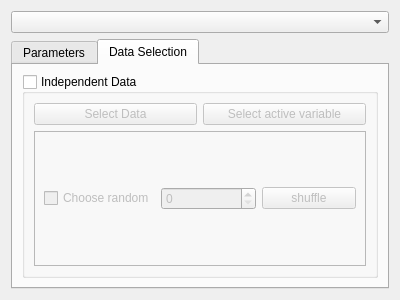
<?xml version="1.0" encoding="UTF-8"?>
<ui version="4.0">
 <class>Form</class>
 <widget class="QWidget" name="Form">
  <property name="geometry">
   <rect>
    <x>0</x>
    <y>0</y>
    <width>400</width>
    <height>300</height>
   </rect>
  </property>
  <property name="windowTitle">
   <string>Form</string>
  </property>
  <layout class="QVBoxLayout" name="verticalLayout_2">
   <item>
    <widget class="QComboBox" name="comboBox_type"/>
   </item>
   <item>
    <widget class="QTabWidget" name="tabWidget">
     <property name="currentIndex">
      <number>1</number>
     </property>
     <widget class="QWidget" name="tab_parameter">
      <attribute name="title">
       <string>Parameters</string>
      </attribute>
      <layout class="QVBoxLayout" name="verticalLayout">
       <item>
        <layout class="QVBoxLayout" name="vlayout_parameters"/>
       </item>
      </layout>
     </widget>
     <widget class="QWidget" name="tab_data">
      <attribute name="title">
       <string>Data Selection</string>
      </attribute>
      <layout class="QGridLayout" name="gridLayout">
       <item row="0" column="0">
        <widget class="QGroupBox" name="groupBox_dataSelection">
         <property name="title">
          <string>Independent Data</string>
         </property>
         <property name="flat">
          <bool>false</bool>
         </property>
         <property name="checkable">
          <bool>true</bool>
         </property>
         <property name="checked">
          <bool>false</bool>
         </property>
         <layout class="QGridLayout" name="gridLayout_2">
          <item row="0" column="0">
           <widget class="QPushButton" name="button_select">
            <property name="text">
             <string>Select Data</string>
            </property>
           </widget>
          </item>
          <item row="0" column="1">
           <widget class="QPushButton" name="button_selectActiveVar">
            <property name="text">
             <string>Select active variable</string>
            </property>
           </widget>
          </item>
          <item row="1" column="0" colspan="2">
           <widget class="QFrame" name="frame">
            <property name="frameShape">
             <enum>QFrame::StyledPanel</enum>
            </property>
            <property name="frameShadow">
             <enum>QFrame::Raised</enum>
            </property>
            <layout class="QHBoxLayout" name="horizontalLayout">
             <item>
              <widget class="QCheckBox" name="checkBox_random">
               <property name="text">
                <string>Choose random</string>
               </property>
              </widget>
             </item>
             <item>
              <widget class="QSpinBox" name="spinBox_nbRandom"/>
             </item>
             <item>
              <widget class="QPushButton" name="button_shuffle">
               <property name="text">
                <string>shuffle</string>
               </property>
              </widget>
             </item>
            </layout>
           </widget>
          </item>
         </layout>
        </widget>
       </item>
      </layout>
     </widget>
    </widget>
   </item>
  </layout>
 </widget>
 <resources/>
 <connections/>
</ui>
